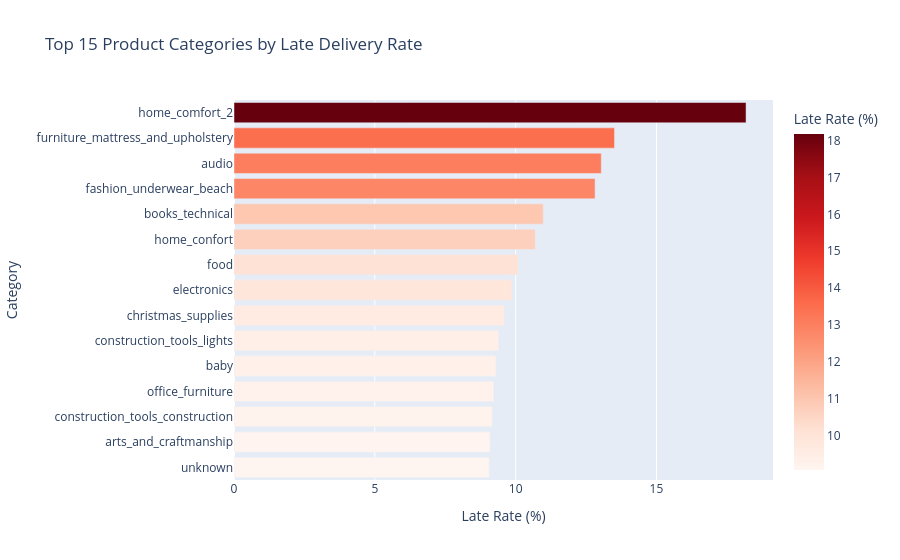

The code cell stored with this chart in its notebook:
### Code cell
category_late = df.groupby('product_category_name_english')['is_late'].mean().sort_values(ascending=False).head(15).reset_index()
category_late.columns = ['category','late_rate']
category_late['late_rate'] = round(category_late['late_rate'] * 100, 2)

fig = px.bar(category_late,
             x='late_rate',
             y='category',
             title='Top 15 Product Categories by Late Delivery Rate',
             orientation='h',
             color='late_rate',
             color_continuous_scale='Reds',
             labels={'late_rate': 'Late Rate (%)', 'category': 'Category'})
fig.update_layout(yaxis={'categoryorder' : 'total ascending'})
fig.show()

### Figure 1 — Plotly figure (JSON) as saved in the notebook; plotly's stock layout.template omitted (floating-point values rounded to 4 significant figures)
{"data": [{"hovertemplate": "Late Rate (%)=%{marker.color}<br>Category=%{y}<extra></extra>", "legendgroup": "", "marker": {"color": [18.18, 13.51, 13.04, 12.82, 10.98, 10.7, 10.09, 9.87, 9.6, 9.4, 9.3, 9.23, 9.17, 9.09, 9.06], "coloraxis": "coloraxis", "pattern": {"shape": ""}}, "name": "", "orientation": "h", "showlegend": false, "textposition": "auto", "type": "bar", "x": [18.18, 13.51, 13.04, 12.82, 10.98, 10.7, 10.09, 9.87, 9.6, 9.4, 9.3, 9.23, 9.17, 9.09, 9.06], "xaxis": "x", "y": ["home_comfort_2", "furniture_mattress_and_upholstery", "audio", "fashion_underwear_beach", "books_technical", "home_confort", "food", "electronics", "christmas_supplies", "construction_tools_lights", "baby", "office_furniture", "construction_tools_construction", "arts_and_craftmanship", "unknown"], "yaxis": "y"}], "layout": {"barmode": "relative", "coloraxis": {"colorbar": {"title": {"text": "Late Rate (%)"}}, "colorscale": [[0, "rgb(255,245,240)"], [0.125, "rgb(254,224,210)"], [0.25, "rgb(252,187,161)"], [0.375, "rgb(252,146,114)"], [0.5, "rgb(251,106,74)"], [0.625, "rgb(239,59,44)"], [0.75, "rgb(203,24,29)"], [0.875, "rgb(165,15,21)"], [1, "rgb(103,0,13)"]]}, "legend": {"tracegroupgap": 0}, "title": {"text": "Top 15 Product Categories by Late Delivery Rate"}, "xaxis": {"anchor": "y", "domain": [0, 1], "title": {"text": "Late Rate (%)"}}, "yaxis": {"anchor": "x", "categoryorder": "total ascending", "domain": [0, 1], "title": {"text": "Category"}}}}
